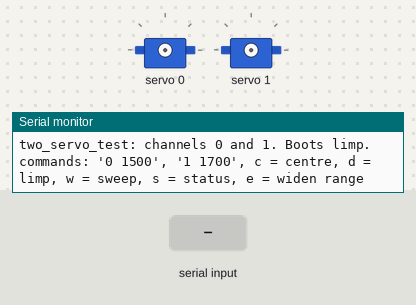
This sketch was run on a simulated Arduino Nano, built with avr-gcc and run on an emulated ATmega328P. Shown: 2 × servo, the last lines printed to the serial monitor. The test bench sets the inputs (shaded band).

Above: at 1.2 s.
1.3 s: "w\n" received over Serial
At 1.36 s:
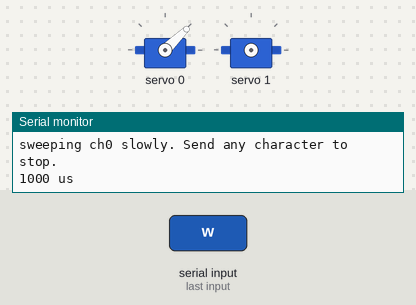
4.3 s: byte 13 ('\r') received over Serial
At 4.3 s:
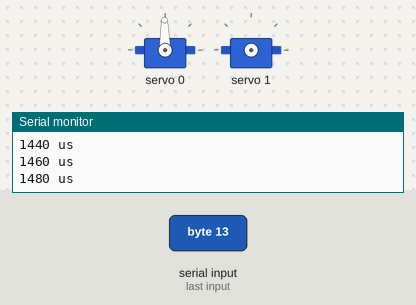
5.8 s: "c\n" received over Serial
At 6.5 s:
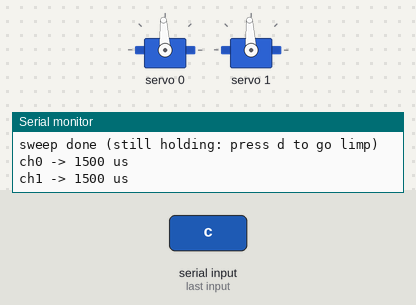
Timing chart, 0 to 8.8 s (numbered marks = the images above; inputs shaded):
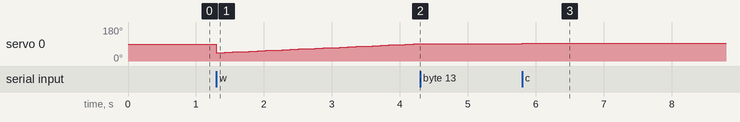

The sketch:

two_servo_test.ino
```cpp
/*
  two_servo_test.ino  --  bench test for two servos on PCA9685 channels 0 and 1.

  A throwaway test tool, not the arm firmware. No protocol, no checksums, no
  watchdog: just type a pulse width and watch the servo. Use this to find where
  each servo's real travel ends before trusting arm_controller's 1000-2000 limits.

  WIRING
    Nano 5V  -> PCA9685 VCC   (logic only)     Nano GND -> PCA9685 GND
    Nano A4  -> PCA9685 SDA                    Nano A5  -> PCA9685 SCL
    LM2596 6.0 V OUT+ -> PCA9685 V+ screw terminal, OUT- -> its GND terminal
    Servos on output headers 0 and 1: brown/black to GND, red to V+, orange to PWM.

  SERIAL MONITOR: 115200 baud, line ending "Newline".

  COMMANDS
    0 1500     channel 0 to 1500 us
    1 1700     channel 1 to 1700 us
    c          both to 1500 us
    d          both limp (stops pulses: this is the panic button)
    w          slow sweep of the current channel, any key stops it
    s          show what each channel is set to
    e          widen the allowed range to 500-2500 for finding the real end stops

  SAFETY
    Boots limp. Moves in small steps rather than jumping, so a servo eases into
    position instead of slamming. If a servo buzzes and stops moving it is stalled
    against its mechanical limit: press d straight away.
*/

#include <Wire.h>
#include <Adafruit_PWMServoDriver.h>

Adafruit_PWMServoDriver pca(0x40);

const uint8_t CH[2]    = {0, 1};      // PCA9685 output channels in use
const uint16_t CENTRE  = 1500;
const uint8_t  STEP_US = 20;          // move this much per step
const uint8_t  STEP_MS = 20;          // wait this long between steps

uint16_t lo_limit = 1000;             // conservative until you have measured
uint16_t hi_limit = 2000;             // 'e' widens these to 500-2500

int current[2] = {-1, -1};            // -1 = limp, otherwise the pulse in us
uint8_t last_ch = 0;                  // which channel 'w' sweeps
bool pca_ok = false;

char line[32];
uint8_t len = 0;

// ---------------------------------------------------------------- helpers

void limp_all() {
  for (uint8_t i = 0; i < 2; i++) {
    if (pca_ok) pca.setPWM(CH[i], 0, 0);   // no pulses at all
    current[i] = -1;
  }
  Serial.println(F("both channels limp"));
}

// Ease to the target instead of jumping, so the servo draws less and you can
// hear or see it stall before it has been fighting for long.
void move_to(uint8_t idx, uint16_t target) {
  if (!pca_ok) { Serial.println(F("no PCA9685")); return; }
  if (target < lo_limit || target > hi_limit) {
    Serial.print(F("refused: ")); Serial.print(target);
    Serial.print(F(" us is outside ")); Serial.print(lo_limit);
    Serial.print(F("-")); Serial.print(hi_limit);
    Serial.println(F(" (press e to widen)"));
    return;
  }
  if (current[idx] < 0) {                 // limp: no idea where it is, go straight there
    pca.writeMicroseconds(CH[idx], target);
  } else {
    int from = current[idx];
    int dir  = (target > from) ? STEP_US : -(int)STEP_US;
    while (abs(target - from) > STEP_US) {
      from += dir;
      pca.writeMicroseconds(CH[idx], (uint16_t)from);
      delay(STEP_MS);
      if (Serial.available()) break;      // any keypress aborts the move
    }
    pca.writeMicroseconds(CH[idx], target);
  }
  current[idx] = target;
  last_ch = idx;
  Serial.print(F("ch")); Serial.print(CH[idx]);
  Serial.print(F(" -> ")); Serial.print(target); Serial.println(F(" us"));
}

void sweep(uint8_t idx) {
  Serial.print(F("sweeping ch")); Serial.print(CH[idx]);
  Serial.println(F(" slowly. Send any character to stop."));
  for (uint16_t p = lo_limit; p <= hi_limit; p += STEP_US) {
    pca.writeMicroseconds(CH[idx], p);
    current[idx] = p;
    Serial.print(p); Serial.println(F(" us"));
    delay(120);
    if (Serial.available()) { while (Serial.available()) Serial.read(); break; }
  }
  Serial.println(F("sweep done (still holding: press d to go limp)"));
}

void status() {
  for (uint8_t i = 0; i < 2; i++) {
    Serial.print(F("ch")); Serial.print(CH[i]); Serial.print(F(": "));
    if (current[i] < 0) Serial.println(F("limp"));
    else { Serial.print(current[i]); Serial.println(F(" us")); }
  }
  Serial.print(F("allowed range ")); Serial.print(lo_limit);
  Serial.print(F("-")); Serial.println(hi_limit);
}

// ---------------------------------------------------------------- command parsing

void handle(char *s) {
  if (s[0] == '\0') return;

  if (s[0] == 'd' && s[1] == '\0') { limp_all(); return; }
  if (s[0] == 's' && s[1] == '\0') { status();   return; }
  if (s[0] == 'w' && s[1] == '\0') { sweep(last_ch); return; }
  if (s[0] == 'c' && s[1] == '\0') { move_to(0, CENTRE); move_to(1, CENTRE); return; }
  if (s[0] == 'e' && s[1] == '\0') {
    lo_limit = 500; hi_limit = 2500;
    Serial.println(F("range widened to 500-2500 us."));
    Serial.println(F("Go in small steps and press d the moment a servo buzzes."));
    return;
  }

  // "<channel> <microseconds>", e.g. "0 1500"
  if ((s[0] == '0' || s[0] == '1') && s[1] == ' ') {
    uint8_t idx = s[0] - '0';
    long us = atol(s + 2);
    if (us <= 0) { Serial.println(F("give a pulse width, e.g. 0 1500")); return; }
    move_to(idx, (uint16_t)us);
    return;
  }

  Serial.println(F("commands: '0 1500', '1 1700', c, d, w, s, e"));
}

// ---------------------------------------------------------------- setup / loop

void setup() {
  Serial.begin(115200);
  Wire.begin();
  Wire.setWireTimeout(25000, true);

  Wire.beginTransmission(0x40);
  pca_ok = (Wire.endTransmission() == 0);

  if (pca_ok) {
    pca.begin();
    pca.setOscillatorFrequency(27000000);   // nominal: tune this during calibration
    pca.setPWMFreq(50);
    limp_all();
    Serial.println(F("PCA9685 found at 0x40."));
  } else {
    Serial.println(F("No PCA9685 at 0x40. Check VCC->5V, GND, SDA->A4, SCL->A5."));
  }

  Serial.println(F("two_servo_test: channels 0 and 1. Boots limp."));
  Serial.println(F("commands: '0 1500', '1 1700', c = centre, d = limp, w = sweep, s = status, e = widen range"));
}

void loop() {
  while (Serial.available()) {
    char c = (char)Serial.read();
    if (c == '\r') continue;
    if (c == '\n') { line[len] = '\0'; handle(line); len = 0; continue; }
    if (len < sizeof(line) - 1) line[len++] = c;
  }
}
```

Measured:
- after the input at 1.3 s, servo 0: 90° → 44° at once, → 46° 0.12 s later, → 48° 0.12 s later, → 50° 0.12 s later, … (25 changes in this stretch)
- after the input at 4.3 s, servo 0: stays 91° (without the input it goes to 93° after 0.02 s)
- after the input at 5.8 s, servo 0: 91° → 93° at once
